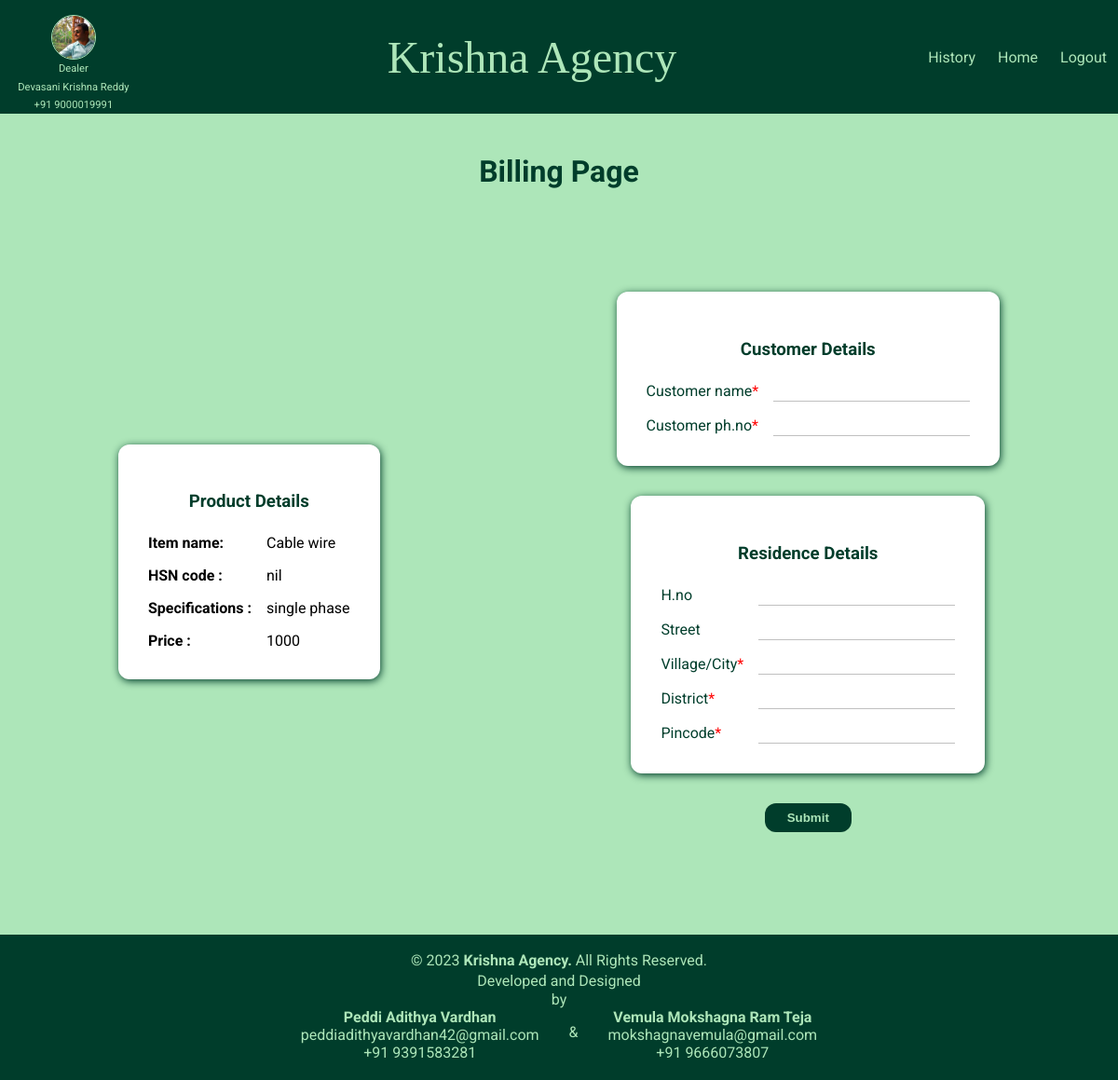
The page /billingother-page/6/ on the database its author committed.
### stock/models.py (models this page shows, shortened)
class other_products(models.Model):
    item_name=models.CharField(max_length=50)
    quantity=models.IntegerField()
    specifications=models.CharField(max_length=50)
    hsncode=models.CharField(max_length=50)
    price=models.IntegerField(null=True)

### customer/views.py (the view, shortened to what this page needs)
# urls.py: path('billingother-page/<str:pk>/', views.billing_others, name='billingotherpage'),
def billing_others(request,pk):
    details=other_products.objects.get(id=pk)
    return render(request, "customer/billing_other.html",{
        "details":details
    })

### customer/templates/customer/billing_other.html (shortened to what this page needs)
{% extends 'stock_base.html' %}
{% load static %}
{% load static %}
{% block page_css %}
    <link rel="stylesheet" href="{% static "customer/billing_motor.css" %}">
{% endblock page_css %}
{% block page_body %}
    <div>
    </div>
<form method="POST">
    <h1 class="maintitle">Billing Page</h1>
    <main>
        <div class="card" id="pro">
            <h3 class="title">Product Details</h3>
            <div class="formdiv">
                <span class="bold">Item name: </span>
                <span>{{details.item_name}}</span>
                <span class="bold">HSN code : </span>
                <span>{{details.hsncode}}</span>
                <span class="bold">Specifications : </span>
                <span>{{details.specifications}}</span>
                <span class="bold">Price : </span>
                <span>{{details.price}}</span>
            </div>
        </div>
        <div class="custdetails">
            <div class="card">
                <h3 class="title">Customer Details</h3>
                <div class="formdiv">
                    <label for="Customer_name">Customer name<span class="req">*</span> </label>
                    <input type="text" name="Customer_name" id="Customer_name" required/>
                    <label for="Customer_phno">Customer ph.no<span class="req">*</span> </label>
                    <input type="text" name="Customer_phno" id="Customer_phno" required/>
                </div>
            </div>
            <div class="card">
                <h3 class="title">Residence Details</h3>
                <div class="formdiv">
                    <label for="hno">H.no</label>
                    <input id="hno" type="text" name="H.no" />
                    <label for="street">Street</label>
                    <input type="text" id="street" name="street" />
                    <label for="village">Village/City<span class="req">*</span> </label>
                    <input type="text" id="village" name="village" required/>
                    <label for="dist">District<span class="req">*</span> </label>
                    <input type="text" id="dist" name="District" required/>
                    <label for="pincode">Pincode<span class="req">*</span> </label>
                    <input type="text" id="pincode" name="pincode" required/>
                </div>
            </div>
            <input type="submit" id="yes" class="yes" name="Yes" />
        </div>
    </main>
</form>
{% endblock page_body %}

### static/style.css (style rules this page uses)
* { box-sizing: border-box; }
:root { --dark-color: #003d2b; --light-bg-color: #ade6b9; }
body { margin: auto; background-color: var(--light-bg-color); font-family: 'Roboto', sans-serif; display: flex; flex-direction: column; min-height: 100vh; }
main { flex-grow: 1; }

### stock/static/stock/includes/footer.css (style rules this page uses)
.bold { font-weight: 700; }

### customer/static/customer/billing_motor.css (style rules this page uses)
main { min-height: 100vh; display: grid; grid-template-areas: "pro cust"; }
.maintitle { color: #003d2b; text-align: center; margin-bottom: 0%; }
#pro { grid-area: "pro"; align-self: center; }
.custdetails { display: flex; flex-direction: column; align-self: center; grid-area: "cust"; }
.title { margin-bottom: 1.5rem; color: #003d2b; }
.card { display: flex; flex-direction: column; align-items: center; margin: 1rem auto; padding: 2rem; background-color: #ffffff; border-radius: 12px; box-shadow: 1px 2px 8px #003d2b; max-width: fit-content; }
.formdiv { display: grid; grid-template-columns: auto auto; grid-gap: 1rem 1rem; }
.yes { display: block; grid-column: span 2; margin: 1rem auto; padding: .5rem 1.5rem; background-color: #003d2b; color: #ade6b9; font-weight: bolder; cursor: pointer; border: none; border-radius: 12px; user-select: none; transition: .4s; }
label { color: #003d2b; }
input:not(.yes) { border: none; border-bottom: 1px solid rgb(192, 192, 192); font-size: 1rem; width: 100%; transition: 0.4s; }
.req { color: red; }

### rows shown on the page
other_products: item_name "Cable wire", hsncode "nil", specifications "single phase", price "1000"
